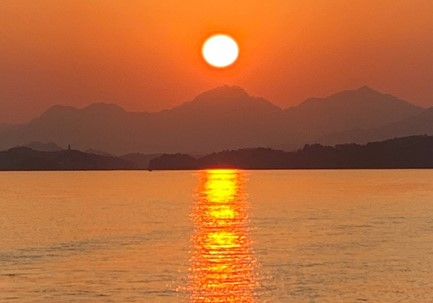
#> input picture media/img/lake.jpg, 433 x 303 px, found by its file name
$ python imageAddWeight.py
#> lines starting #> are read from the running program, lines starting #| are printed output that depends on the picture
import cv2
import numpy as np

if __name__ == '__main__':
    src1 = cv2.imread('../media/img/lake.jpg')
#> src1 is the input picture: shape (303, 433, 3); mean B, G, R 56.2, 105.1, 182
    cv2.imshow('Lake', src1)
    src2 = cv2.imread('../media/img/geneva.jpg')
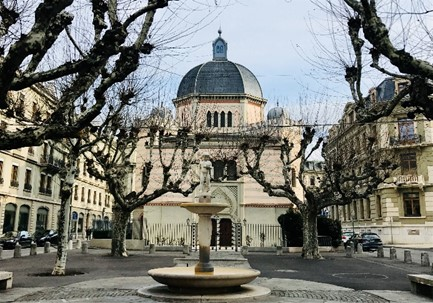
#> input picture media/img/geneva.jpg, 433 x 303 px, found by its file name
#> src2 is the input picture: shape (303, 433, 3); mean B, G, R 116.1, 122.1, 120.8
    cv2.imshow('Genava', src2)

    dst = cv2.addWeighted(src1, 1, src2, 0.2, 1)
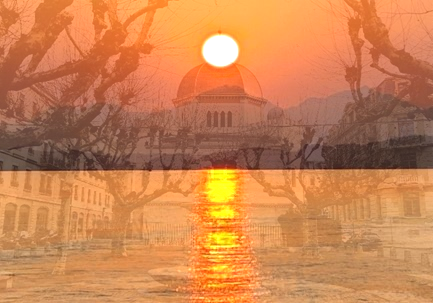
#> dst: shape (303, 433, 3); mean B, G, R 80.2, 130.2, 202.8
    cv2.imshow('Sum', dst)

    cv2.waitKey(0)
    cv2.destroyAllWindows()
